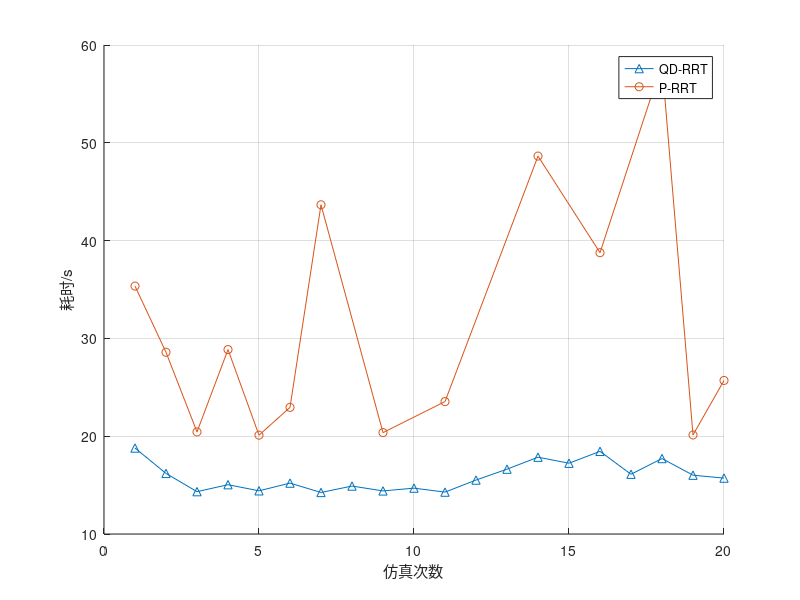
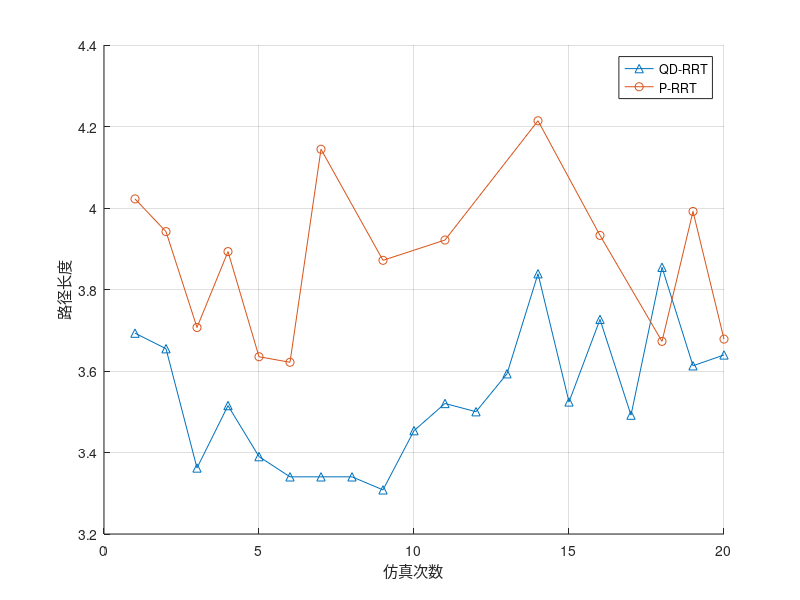

Recreate these plots in MATLAB, in order.
% rrt qd-rrt for ur 
clear all;
close all;
load('qdrrt_for_ur.mat');
load('rrt_for_ur.mat');

%% time cmp
figure
hold on
grid on
x = [1,2,3,4,5,6,7,9,11,14,16,18,19,20];
plot(qdrrt(1,:),'^-');
plot(x,rrt(1,x),'o-');
legend('QD-RRT','P-RRT')
xlabel('仿真次数')
ylabel('耗时/s')

%% path length cmp
figure
hold on
grid on
plot(qdrrt(2,:),'^-');
plot(x,rrt(2,x),'o-');
legend('QD-RRT','P-RRT')
xlabel('仿真次数')
ylabel('路径长度')